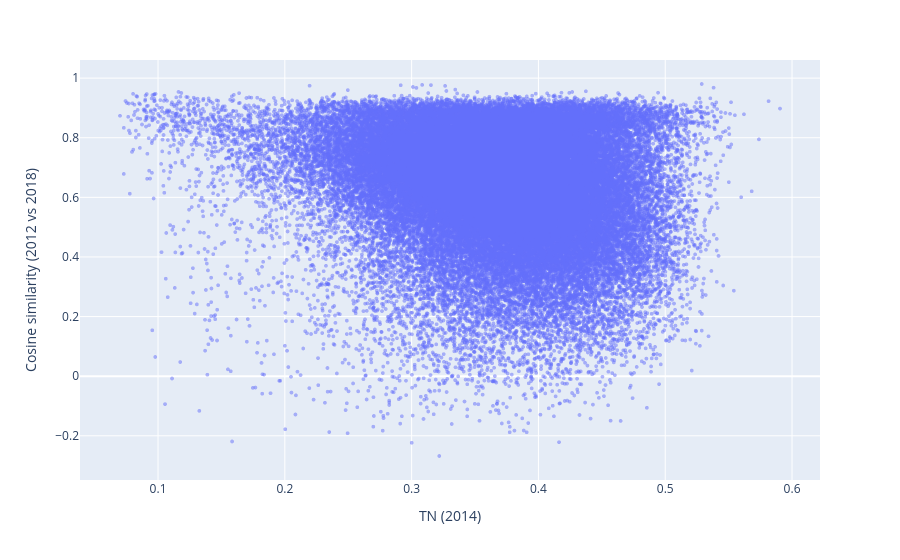

Write notebook code for a chart like this one.
### Markdown cell above
One big caveat with descriptive content is that it doesn't stay stable across all the years; while change is theoretically possible, anchoring on a different year can affect the trend. I used 2014, which has the strongest correlation with Bysbaert's ratings. 2012, the first year of the corpus, would be the natural other anchor, but the 2012 slice is very thin.

### Code cell
import plotly.express as px

drift_words, ys = sp.drift(2012, 2018, metric="cosine") 
xs = [tn[2014][w] if w in tn[2014] else None for w in drift_words]


fig = px.scatter(x=xs, y=ys, hover_name = drift_words, opacity=0.5, labels={'x':'TN (2014)', 'y':'Cosine similarity (2012 vs 2018)'})

fig.update_traces(marker=dict(size=4,opacity=0.5),
                  selector=dict(mode='markers'))

fig.show()

### Figure 1 — Plotly figure (JSON) as saved in the notebook; plotly's stock layout.template omitted (floating-point values rounded to 4 significant figures; data arrays with more than 128 entries replaced by an {"elided": "..."} marker saying what was removed)
{"data": [{"hovertemplate": "<b>%{hovertext}</b><br><br>TN (2014)=%{x}<br>Cosine similarity (2012 vs 2018)=%{y}<extra></extra>", "hovertext": {"elided": "71937 str values"}, "legendgroup": "", "marker": {"color": "#636efa", "opacity": 0.5, "size": 4, "symbol": "circle"}, "mode": "markers", "name": "", "showlegend": false, "type": "scattergl", "x": {"elided": "71937 float values"}, "xaxis": "x", "y": {"elided": "71937 float values"}, "yaxis": "y"}], "layout": {"legend": {"tracegroupgap": 0}, "margin": {"t": 60}, "xaxis": {"anchor": "y", "domain": [0, 1], "title": {"text": "TN (2014)"}}, "yaxis": {"anchor": "x", "domain": [0, 1], "title": {"text": "Cosine similarity (2012 vs 2018)"}}}}
